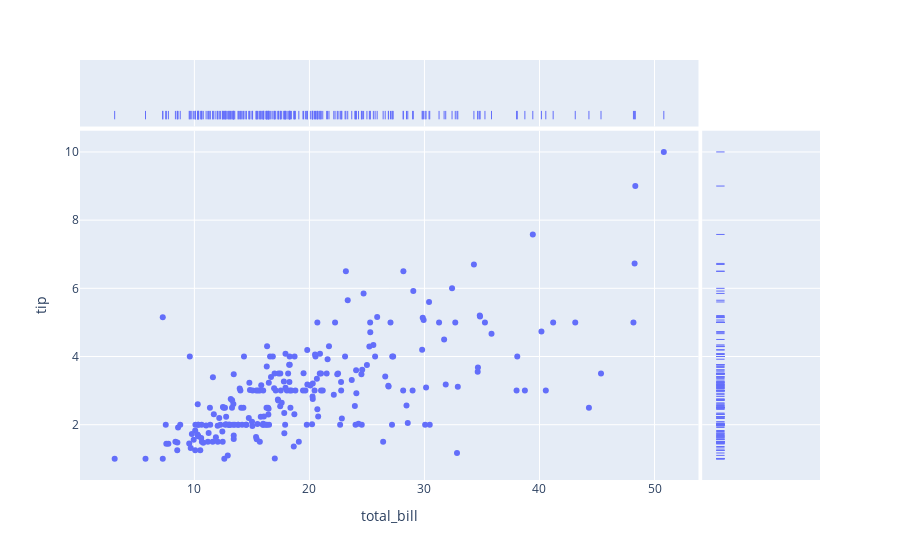

Notebook cell for this chart:
### Code cell
import plotly.express as px
df = px.data.tips()
#fig = px.ecdf(df, x="total_bill", color="sex", markers=True, lines=False, marginal="rug")
fig = px.scatter(df, x="total_bill",y="tip", marginal_y="rug", marginal_x="rug", color="sex")


fig.show()

### Figure 1 — Plotly figure (JSON) as saved in the notebook; plotly's stock layout.template omitted (floating-point values rounded to 4 significant figures; data arrays with more than 128 entries replaced by an {"elided": "..."} marker saying what was removed)
{"data": [{"hovertemplate": "total_bill=%{x}<br>tip=%{y}<extra></extra>", "legendgroup": "", "marker": {"color": "#636efa", "symbol": "circle"}, "mode": "markers", "name": "", "orientation": "v", "showlegend": false, "type": "scatter", "x": {"elided": "244 float values"}, "xaxis": "x", "y": {"elided": "244 float values"}, "yaxis": "y"}, {"alignmentgroup": "True", "boxpoints": "all", "fillcolor": "rgba(255,255,255,0)", "hoveron": "points", "hovertemplate": "total_bill=%{x}<extra></extra>", "jitter": 0, "legendgroup": "", "line": {"color": "rgba(255,255,255,0)"}, "marker": {"color": "#636efa", "symbol": "line-ns-open"}, "name": "", "offsetgroup": "", "showlegend": false, "type": "box", "x": {"elided": "244 float values"}, "xaxis": "x3", "yaxis": "y3"}, {"alignmentgroup": "True", "boxpoints": "all", "fillcolor": "rgba(255,255,255,0)", "hoveron": "points", "hovertemplate": "tip=%{y}<extra></extra>", "jitter": 0, "legendgroup": "", "line": {"color": "rgba(255,255,255,0)"}, "marker": {"color": "#636efa", "symbol": "line-ew-open"}, "name": "", "offsetgroup": "", "showlegend": false, "type": "box", "xaxis": "x2", "y": {"elided": "244 float values"}, "yaxis": "y2"}], "layout": {"legend": {"tracegroupgap": 0}, "margin": {"t": 60}, "xaxis": {"anchor": "y", "domain": [0, 0.8358], "title": {"text": "total_bill"}}, "xaxis2": {"anchor": "y2", "domain": [0.8408, 1], "matches": "x2", "showgrid": false, "showline": false, "showticklabels": false, "ticks": ""}, "xaxis3": {"anchor": "y3", "domain": [0, 0.8358], "matches": "x", "showgrid": true, "showticklabels": false}, "xaxis4": {"anchor": "y4", "domain": [0.8408, 1], "matches": "x2", "showgrid": false, "showline": false, "showticklabels": false, "ticks": ""}, "yaxis": {"anchor": "x", "domain": [0, 0.8316], "title": {"text": "tip"}}, "yaxis2": {"anchor": "x2", "domain": [0, 0.8316], "matches": "y", "showgrid": true, "showticklabels": false}, "yaxis3": {"anchor": "x3", "domain": [0.8416, 1], "matches": "y3", "showgrid": false, "showline": false, "showticklabels": false, "ticks": ""}, "yaxis4": {"anchor": "x4", "domain": [0.8416, 1], "matches": "y3", "showgrid": true, "showline": false, "showticklabels": false, "ticks": ""}}}
